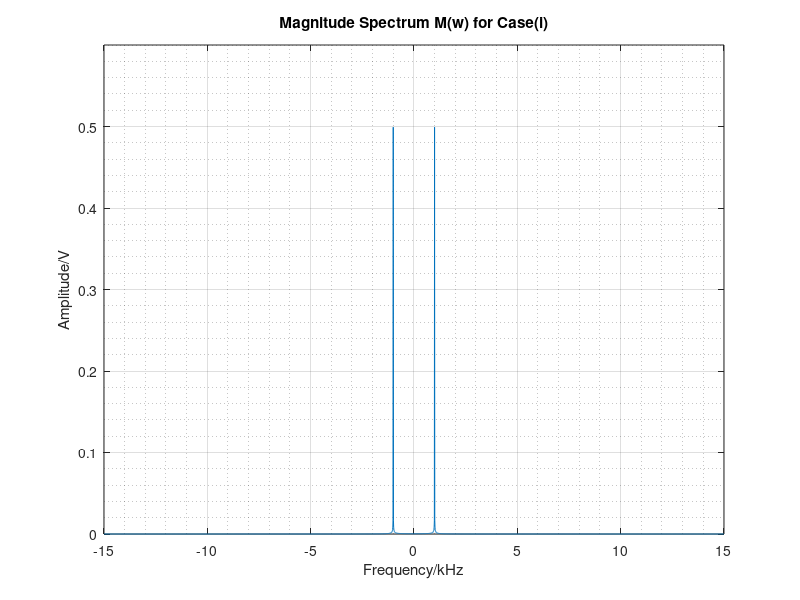
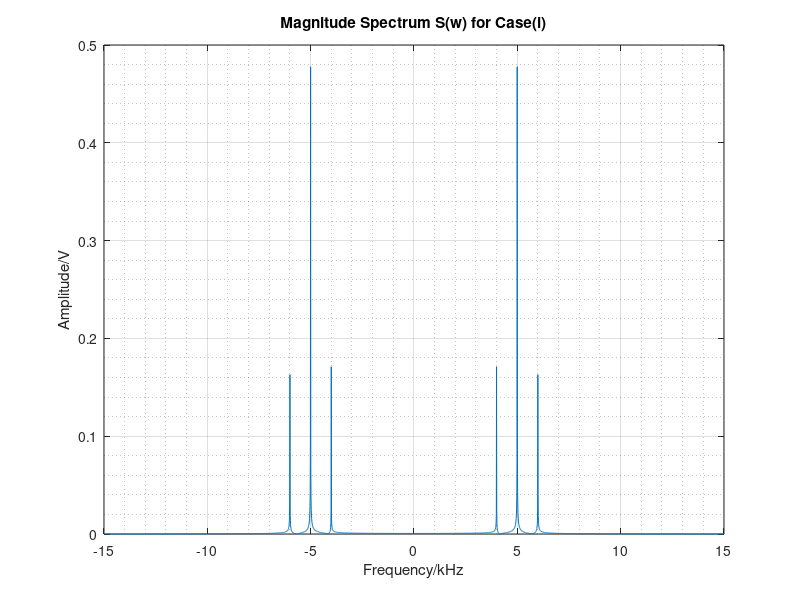
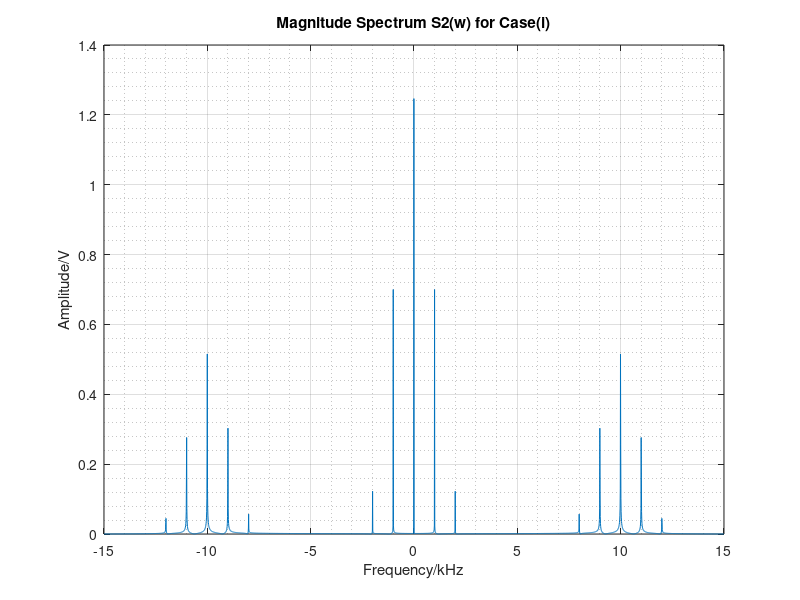

The MATLAB source for these figures, in order: (Note: this script raises an error after producing the figures.)
fs = 30e3;         %Sampling Frequency
t = 0:1/fs:0.1;
L = length(t);

Ac = 1;

Ka = 0.7;
fm = 1000;
fc = 5000;

m = cos(2*pi*fm*t);    %Message Signal
c = Ac*cos(2*pi*fc*t); %Carrier Signal
s = (1 + Ka*m).*c;     %AM Signal
s2 = 2*s.*s; %Squaring & Applying a gain of 2


%frequency specifications
df = fs/L;
min_f = -fs/2;
max_f = fs/2-df;
f = min_f:df:max_f;


%Magnitude Spectrum of Message Signal,m(t)
Mw = abs(fftshift(fft(m)));
figure(2)
plot(f/1000,Mw/L)
ylim([0,0.6]);
%xlim([-7,7]);
title('Magnitude Spectrum M(w) for Case(i)')
xlabel('Frequency/kHz')
ylabel('Amplitude/V')
grid on
grid minor

%Magnitude Spectrum of AM Signal,s(t)
Sw = abs(fftshift(fft(s)));
figure(3)
plot(f/1000,Sw/L)
%ylim([0,0.6]);
%xlim([-7,7]);
title('Magnitude Spectrum S(w) for Case(i)')
xlabel('Frequency/kHz')
ylabel('Amplitude/V')
grid on
grid minor

%Magnitude Spectrum of Squared Signal,s2(t)
Vw = abs(fftshift(fft(s2)));
figure(4)
plot(f/1000,Vw/L)
%ylim([0,1]);
%xlim([-7,7]);
title('Magnitude Spectrum S2(w) for Case(i)')
xlabel('Frequency/kHz')
ylabel('Amplitude/V')
grid on
grid minor


Fpass = 2000;
Fstop = 2050;
Ap = 0.5;
Ast = 80; 
d = designfilt('lowpassfir','PassbandFrequency',Fpass,...
  'StopbandFrequency',Fstop,'PassbandRipple',Ap,...
  'StopbandAttenuation',Ast,'SampleRate',fs);

%fvtool(d)

v = filter(d,s2); %Apply filter to s2

%Message signal obatained from demodulation
md = sqrt(v);
md = md - 1;

%Magnitude Spectrum of filtered Signal,v(t)
Vw = abs(fftshift(fft(v)));
figure(5)
plot(f/1000,Vw/L)
%ylim([0,1]);
%xlim([-7,7]);
title('Magnitude Spectrum V(w) for Case(i)')
xlabel('Frequency/kHz')
ylabel('Amplitude/V')
grid on
grid minor

figure(6);
subplot(2,1,1);
plot(t,m);
%ylim([-1,1])
%xlim([0,0.01]);
xlabel('Time/s');
ylabel('Amplitude/V');
title('Message Signal m(t) for Case(i)')

subplot(2,1,2);
plot(t,md);
%ylim([-1,1])
%xlim([0,0.01]);
xlabel('Time/s');
ylabel('Amplitude/V');
title('Message Signal md(t) for Case(i)')
